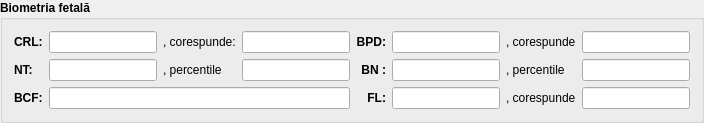
                <widget class="QGroupBox" name="groupBox_26">
                 <property name="sizePolicy">
                  <sizepolicy hsizetype="Preferred" vsizetype="Fixed">
                   <horstretch>0</horstretch>
                   <verstretch>0</verstretch>
                  </sizepolicy>
                 </property>
                 <property name="font">
                  <font>
                   <family>Segoe UI</family>
                   <bold>true</bold>
                  </font>
                 </property>
                 <property name="title">
                  <string>Biometria fetală</string>
                 </property>
                 <layout class="QGridLayout" name="gridLayout_42">
                  <item row="1" column="2">
                   <widget class="QLabel" name="label_116">
                    <property name="font">
                     <font>
                      <family>Segoe UI</family>
                      <bold>false</bold>
                     </font>
                    </property>
                    <property name="text">
                     <string>, percentile</string>
                    </property>
                   </widget>
                  </item>
                  <item row="1" column="1">
                   <widget class="QLineEdit" name="gestation1_NT_dimens">
                    <property name="font">
                     <font>
                      <family>Segoe UI</family>
                      <bold>false</bold>
                     </font>
                    </property>
                   </widget>
                  </item>
                  <item row="0" column="6">
                   <widget class="QLabel" name="label_106">
                    <property name="font">
                     <font>
                      <family>Segoe UI</family>
                      <bold>false</bold>
                     </font>
                    </property>
                    <property name="text">
                     <string>, corespunde</string>
                    </property>
                   </widget>
                  </item>
                  <item row="0" column="1">
                   <widget class="QLineEdit" name="gestation1_CRL_dimens">
                    <property name="font">
                     <font>
                      <family>Segoe UI</family>
                      <bold>false</bold>
                     </font>
                    </property>
                   </widget>
                  </item>
                  <item row="1" column="5">
                   <widget class="QLineEdit" name="gestation1_BN_dimens">
                    <property name="font">
                     <font>
                      <family>Segoe UI</family>
                      <bold>false</bold>
                     </font>
                    </property>
                   </widget>
                  </item>
                  <item row="1" column="6">
                   <widget class="QLabel" name="label_118">
                    <property name="font">
                     <font>
                      <family>Segoe UI</family>
                      <bold>false</bold>
                     </font>
                    </property>
                    <property name="text">
                     <string>, percentile</string>
                    </property>
                   </widget>
                  </item>
                  <item row="0" column="3">
                   <widget class="QLineEdit" name="gestation1_CRL_age">
                    <property name="font">
                     <font>
                      <family>Segoe UI</family>
                      <bold>false</bold>
                     </font>
                    </property>
                   </widget>
                  </item>
                  <item row="0" column="4">
                   <widget class="QLabel" name="label_99">
                    <property name="text">
                     <string>BPD:</string>
                    </property>
                    <property name="alignment">
                     <set>Qt::AlignRight|Qt::AlignTrailing|Qt::AlignVCenter</set>
                    </property>
                   </widget>
                  </item>
                  <item row="2" column="0">
                   <widget class="QLabel" name="label_109">
                    <property name="text">
                     <string>BCF:</string>
                    </property>
                   </widget>
                  </item>
                  <item row="1" column="4">
                   <widget class="QLabel" name="label_117">
                    <property name="text">
                     <string>BN :</string>
                    </property>
                    <property name="alignment">
                     <set>Qt::AlignRight|Qt::AlignTrailing|Qt::AlignVCenter</set>
                    </property>
                   </widget>
                  </item>
                  <item row="1" column="3">
                   <widget class="QLineEdit" name="gestation1_NT_percent">
                    <property name="font">
                     <font>
                      <family>Segoe UI</family>
                      <bold>false</bold>
                     </font>
                    </property>
                   </widget>
                  </item>
                  <item row="1" column="0">
                   <widget class="QLabel" name="label_107">
                    <property name="text">
                     <string>NT:</string>
                    </property>
                   </widget>
                  </item>
                  <item row="0" column="2">
                   <widget class="QLabel" name="label_110">
                    <property name="font">
                     <font>
                      <family>Segoe UI</family>
                      <bold>false</bold>
                     </font>
                    </property>
                    <property name="text">
                     <string>, corespunde:</string>
                    </property>
                   </widget>
                  </item>
                  <item row="0" column="7">
                   <widget class="QLineEdit" name="gestation1_BPD_age">
                    <property name="font">
                     <font>
                      <family>Segoe UI</family>
                      <bold>false</bold>
                     </font>
                    </property>
                   </widget>
                  </item>
                  <item row="1" column="7">
                   <widget class="QLineEdit" name="gestation1_BN_percent">
                    <property name="font">
                     <font>
                      <family>Segoe UI</family>
                      <bold>false</bold>
                     </font>
                    </property>
                   </widget>
                  </item>
                  <item row="0" column="5">
                   <widget class="QLineEdit" name="gestation1_BPD_dimens">
                    <property name="font">
                     <font>
                      <family>Segoe UI</family>
                      <bold>false</bold>
                     </font>
                    </property>
                   </widget>
                  </item>
                  <item row="0" column="0">
                   <widget class="QLabel" name="label_108">
                    <property name="text">
                     <string>CRL:</string>
                    </property>
                   </widget>
                  </item>
                  <item row="2" column="4">
                   <widget class="QLabel" name="label_111">
                    <property name="text">
                     <string>FL:</string>
                    </property>
                    <property name="alignment">
                     <set>Qt::AlignRight|Qt::AlignTrailing|Qt::AlignVCenter</set>
                    </property>
                   </widget>
                  </item>
                  <item row="2" column="1" colspan="3">
                   <widget class="QLineEdit" name="gestation1_BCF">
                    <property name="font">
                     <font>
                      <family>Segoe UI</family>
                      <bold>false</bold>
                     </font>
                    </property>
                   </widget>
                  </item>
                  <item row="2" column="5">
                   <widget class="QLineEdit" name="gestation1_FL_dimens">
                    <property name="font">
                     <font>
                      <family>Segoe UI</family>
                      <bold>false</bold>
                     </font>
                    </property>
                   </widget>
                  </item>
                  <item row="2" column="6">
                   <widget class="QLabel" name="label_119">
                    <property name="font">
                     <font>
                      <family>Segoe UI</family>
                      <bold>false</bold>
                     </font>
                    </property>
                    <property name="text">
                     <string>, corespunde</string>
                    </property>
                   </widget>
                  </item>
                  <item row="2" column="7">
                   <widget class="QLineEdit" name="gestation1_FL_age">
                    <property name="font">
                     <font>
                      <family>Segoe UI</family>
                      <bold>false</bold>
                     </font>
                    </property>
                   </widget>
                  </item>
                 </layout>
                </widget>
